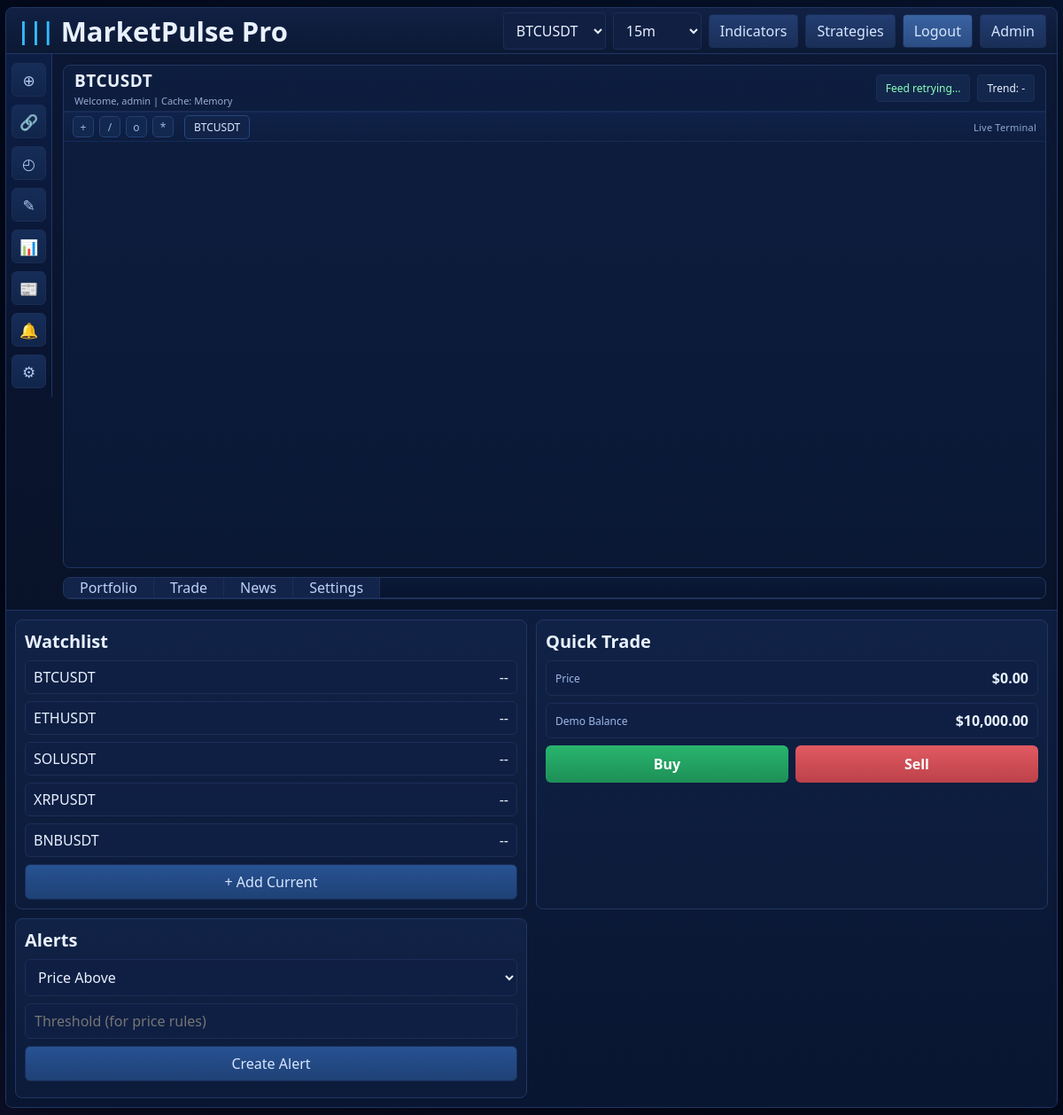
The page / (signed in) on the database its author committed.
### models.py (models this page shows)
class WatchlistItem(db.Model):
    __tablename__ = "watchlist_items"
    id = db.Column(db.Integer, primary_key=True)
    user_id = db.Column(db.Integer, db.ForeignKey("users.id"), nullable=False, index=True)
    symbol = db.Column(db.String(20), nullable=False, index=True)
    created_at = db.Column(db.DateTime(timezone=True), nullable=False, default=utcnow)
    __table_args__ = (db.UniqueConstraint("user_id", "symbol", name="uq_watchlist_user_symbol"),)

class User(UserMixin, db.Model):
    __tablename__ = "users"
    id = db.Column(db.Integer, primary_key=True)
    username = db.Column(db.String(60), unique=True, nullable=False, index=True)
    email = db.Column(db.String(140), unique=True, nullable=True, index=True)
    password = db.Column(db.String(255), nullable=False)
    role = db.Column(db.String(20), nullable=False, default="user", index=True)
    created_at = db.Column(db.DateTime(timezone=True), nullable=False, default=utcnow)

### app.py (the view)
    @app.route("/")
    @login_required
    def dashboard():
        symbols = stream_manager.supported_symbols
        watchlist = default_watchlist_for_user(current_user.id)
        default_symbol = watchlist[0] if watchlist else symbols[0]
        return render_template(
            "dashboard.html",
            user=current_user,
            symbols=symbols,
            default_symbol=default_symbol,
            watchlist=watchlist or symbols[:3],
            is_redis_enabled=bool(cache.redis_client),
        )

### app.py (called while the page is built)
@login_manager.user_loader
def load_user(user_id):
    return User.query.get(int(user_id))

### services.py (called while the page is built)
def default_watchlist_for_user(user_id: int) -> list[str]:
    rows = WatchlistItem.query.filter_by(user_id=user_id).order_by(WatchlistItem.created_at.asc()).all()
    return [r.symbol for r in rows]

### templates/dashboard.html (shortened to what this page needs)
{% extends "base.html" %}
{% block content %}
<div class="terminal-shell">
    <header class="terminal-topbar">
        <div class="terminal-brand">
            <span class="brand-bars">|||</span>
            <strong>MarketPulse Pro</strong>
        </div>
        <div class="terminal-controls">
            <select id="symbol-select" class="mini-select">
                {% for symbol in symbols %}
                <option value="{{ symbol }}" {% if symbol == default_symbol %}selected{% endif %}>
                    {{ symbol }}
                </option>
                {% endfor %}
            </select>
            <select id="timeframe-select" class="mini-select">
                <option value="15m" selected>15m</option>
            </select>
            <button id="btn-open-settings" class="top-btn">Indicators</button>
            <button id="btn-open-trade" class="top-btn">Strategies</button>
            <a href="/logout" class="top-btn logout-btn">Logout</a>
            {% if user.role == "admin" %}
            <a href="/admin" class="top-btn">Admin</a>
            {% endif %}
        </div>
    </header>
    <div class="terminal-body">
        <aside class="tool-rail">
            <button type="button" title="Reset Zoom" aria-label="Reset Zoom" data-tool="reset-zoom">&#8853;</button>
            <button type="button" title="Copy Symbol + Price" aria-label="Copy Symbol + Price" data-tool="copy-symbol">&#128279;</button>
            <button type="button" title="Cycle Timeframe" aria-label="Cycle Timeframe" data-tool="cycle-timeframe">&#9716;</button>
            <button type="button" title="Reset Indicators" aria-label="Reset Indicators" data-tool="reset-indicators">&#9998;</button>
            <button type="button" title="Open Portfolio" aria-label="Open Portfolio" data-tool="open-portfolio">&#128202;</button>
            <button type="button" title="Open News" aria-label="Open News" data-tool="open-news">&#128240;</button>
            <button type="button" title="Quick Alert" aria-label="Quick Alert" data-tool="quick-alert">&#128276;</button>
            <button type="button" title="Reset Demo Account" aria-label="Reset Demo Account" data-tool="reset-demo">&#9881;</button>
        </aside>
        <main class="workspace">
            <section class="chart-shell">
                <div class="chart-header">
                    <div>
                        <h1 id="symbol-title">{{ default_symbol }}</h1>
                        <p class="chart-sub">Welcome, {{ user.username }} | Cache: {{ "Redis" if is_redis_enabled else "Memory" }}</p>
                    </div>
                    <div class="chip-row">
                        <span id="live-price-chip" class="price-chip">Connecting...</span>
                        <span id="trend-chip" class="trend-chip">Trend: -</span>
                    </div>
                </div>
                <div class="chart-toolbar">
                    <div class="toolbar-left">
                        <button class="tool-dot">+</button>
                        <button class="tool-dot">/</button>
                        <button class="tool-dot">o</button>
                        <button class="tool-dot">*</button>
                        <span id="chart-symbol-pill" class="symbol-pill">{{ default_symbol }}</span>
                    </div>
                    <div id="tool-status" class="toolbar-right">Live Terminal</div>
                </div>
                <div id="trading-chart"></div>
            </section>
            <section class="bottom-tabs-wrap">
                <div class="bottom-tabs">
                    <button class="tab-btn" data-tab="portfolio">Portfolio</button>
                    <button class="tab-btn" data-tab="trade">Trade</button>
                    <button class="tab-btn" data-tab="news">News</button>
                    <button class="tab-btn" data-tab="settings">Settings</button>
                </div>
            </section>
        </main>
        <aside class="market-sidebar">
            <section class="side-card">
                <h3>Watchlist</h3>
                <ul id="watchlist-list" class="market-list">
                    {% for symbol in watchlist %}
                    <li data-symbol="{{ symbol }}">{{ symbol }} <span>--</span></li>
                    {% endfor %}
                </ul>
                <button id="add-watch-btn" class="small-btn">+ Add Current</button>
            </section>
            <section class="side-card quick-trade-card">
                <h3>Quick Trade</h3>
                <div class="quick-line">
                    <span>Price</span>
                    <strong id="quick-price">$0.00</strong>
                </div>
                <div class="quick-line">
                    <span>Demo Balance</span>
                    <strong id="quick-balance">$10,000.00</strong>
                </div>
                <div class="quick-actions">
                    <button id="quick-buy" class="action-buy">Buy</button>
                    <button id="quick-sell" class="action-sell">Sell</button>
                </div>
            </section>
            <section class="side-card">
                <h3>Alerts</h3>
                <select id="alert-type">
                    <option value="price_above">Price Above</option>
                </select>
                <input id="alert-threshold" type="number" step="0.0001" placeholder="Threshold (for price rules)">
                <button id="create-alert-btn" class="small-btn">Create Alert</button>
            </section>
        </aside>
    </div>
</div>
{% endblock %}

### templates/base.html (shortened to what this page needs)
<!DOCTYPE html>
<html lang="en">
<head>
    <link rel="stylesheet" href="/static/css/style.css">
</head>
<body>
    {% block content %}{% endblock %}
</body>
</html>

### rows shown on the page
WatchlistItem: symbol "BTCUSDT"
User: username "admin"
WatchlistItem: symbol "ETHUSDT"
WatchlistItem: symbol "SOLUSDT"
WatchlistItem: symbol "XRPUSDT"
WatchlistItem: symbol "BNBUSDT"

### other values the page prints
{{ "Redis" if is_redis_enabled else "Memory" }} "Memory"
